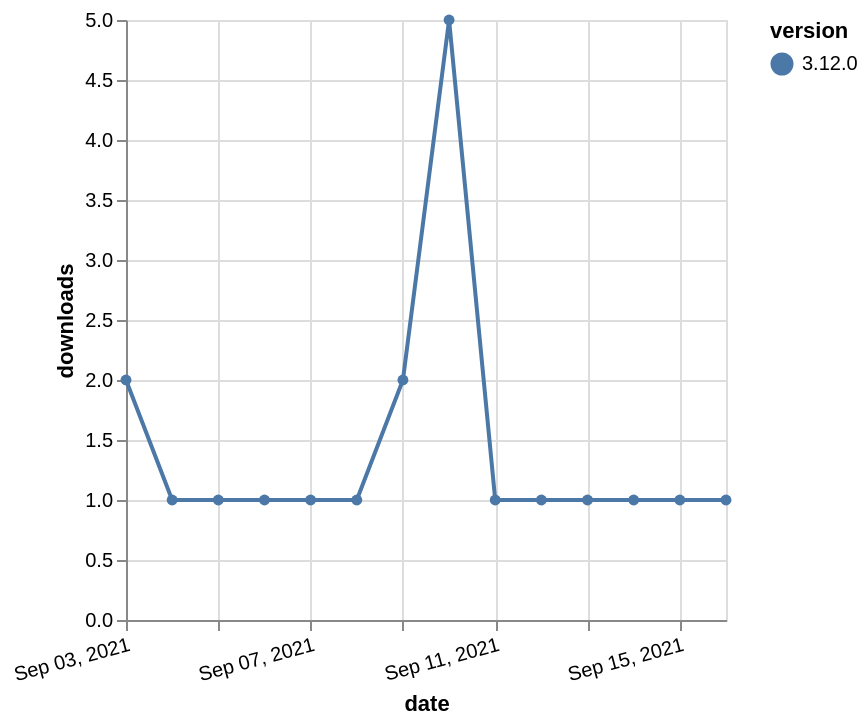

Vega-Lite specification stored for this chart:
### Vega-Lite specification from a JSON file in a GitHub repository (floating-point values rounded to 4 significant figures)
{"$schema": "https://vega.github.io/schema/vega-lite/v5.json", "description": "A simple bar chart with embedded data.", "data": {"values": [{"date": "2021-09-03", "total": 628, "delta": 2, "version": "3.12.0"}, {"date": "2021-09-04", "total": 629, "delta": 1, "version": "3.12.0"}, {"date": "2021-09-05", "total": 630, "delta": 1, "version": "3.12.0"}, {"date": "2021-09-06", "total": 631, "delta": 1, "version": "3.12.0"}, {"date": "2021-09-07", "total": 632, "delta": 1, "version": "3.12.0"}, {"date": "2021-09-08", "total": 633, "delta": 1, "version": "3.12.0"}, {"date": "2021-09-09", "total": 635, "delta": 2, "version": "3.12.0"}, {"date": "2021-09-10", "total": 640, "delta": 5, "version": "3.12.0"}, {"date": "2021-09-11", "total": 641, "delta": 1, "version": "3.12.0"}, {"date": "2021-09-12", "total": 642, "delta": 1, "version": "3.12.0"}, {"date": "2021-09-13", "total": 643, "delta": 1, "version": "3.12.0"}, {"date": "2021-09-14", "total": 644, "delta": 1, "version": "3.12.0"}, {"date": "2021-09-15", "total": 645, "delta": 1, "version": "3.12.0"}, {"date": "2021-09-16", "total": 646, "delta": 1, "version": "3.12.0"}]}, "width": "container", "mark": {"type": "line", "point": {"filled": true}}, "encoding": {"x": {"field": "date", "type": "temporal", "timeUnit": "yearmonthdate", "title": "date", "axis": {"labelAngle": -15}}, "y": {"field": "delta", "type": "quantitative", "title": "downloads"}, "color": {"field": "version", "type": "nominal"}, "tooltip": {"field": "delta"}}}
